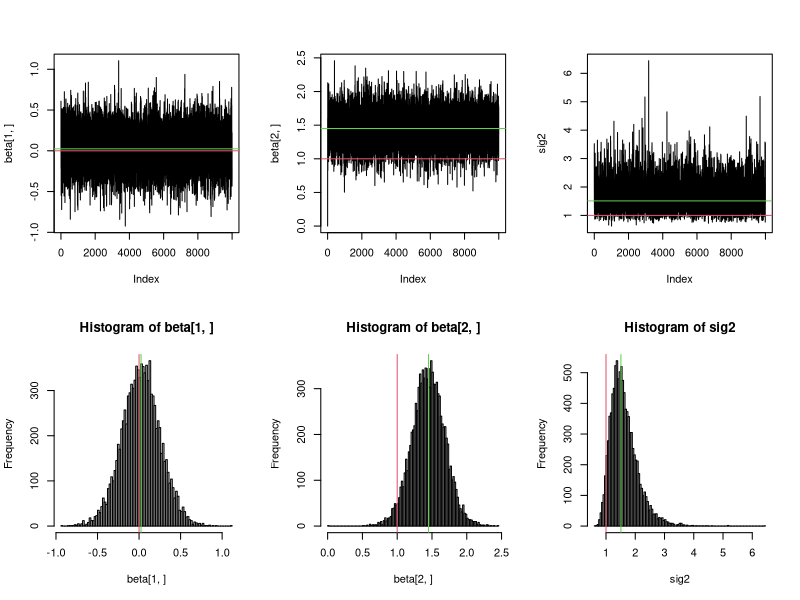

Here is the R script that generated this plot:
rm(list=ls())
library(mvtnorm)
############
#Get Data
############
set.seed(525)
beta.true=c(0,1); n=30
x=rnorm(n)
X=cbind(1,x)
sig.true=1
Y=cbind(1,x)%*%beta.true+rnorm(n,0,sqrt(sig.true))

############
#Set up priors
############
a=0.001; b=0.001  #common noninformative prior for sig2

############
#Initialize Gibbs Sampler
############
nits=10000
beta=array(dim=c(2,nits))
sig2=rep(NA,nits)
beta[,1]=0  #why not?
sig2[1]=var(Y)

######. #######
#Gibbs Sampler
#######. ######
for(it in 2:nits){
  #########
  #update beta
  ########
  muvar = sig2[it-1] * solve(t(X)%*%X)
  mumean=solve(t(X)%*%X)%*%t(X)%*%Y
  beta[,it]=rmvnorm(1,mumean,muvar)

  #########
  #update sig2
  #########
  sig2[it]=1/rgamma(1,n/2+a,sum( (Y-X%*%beta[,it])^2 )/2 + b)
}

dev.new()
fit=lm(Y~x)
par(mfrow=c(2,3))
plot(beta[1,],type='l')
abline(h=beta.true[1],col=2); abline(h=fit$coef[1],col=3)
plot(beta[2,],type='l')
abline(h=beta.true[2],col=2); abline(h=fit$coef[2],col=3)
plot(sig2,type='l')
abline(h=sig.true,col=2); abline(h=summary(fit)$sigma^2,col=3)
hist(beta[1,],breaks=100)
abline(v=beta.true[1],col=2); abline(v=fit$coef[1],col=3)
hist(beta[2,],breaks=100)
abline(v=beta.true[2],col=2); abline(v=fit$coef[2],col=3)
hist(sig2,breaks=100)
abline(v=sig.true,col=2); abline(v=summary(fit)$sigma^2,col=3)
